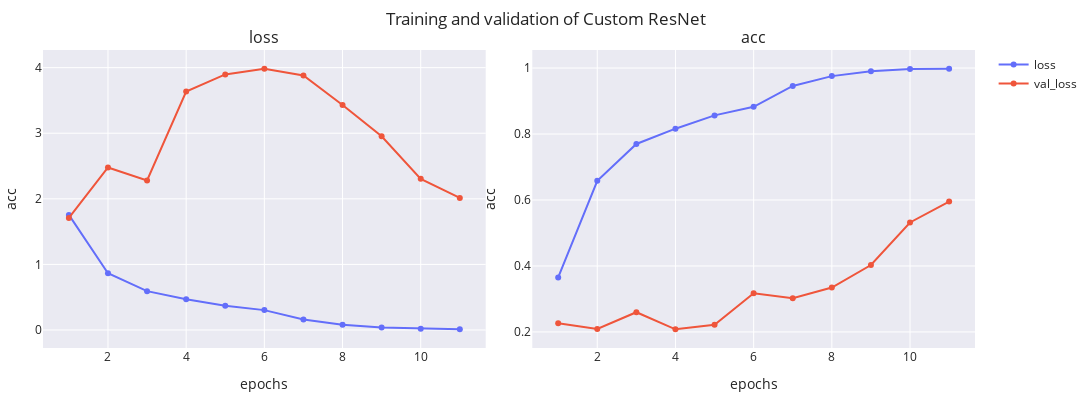

This figure's notebook cell:
### Markdown cell above
### 2.3 Model with residual connections

### Code cell
resnet = CustomResNet(num_classes=5)
optimizer = Adam(learning_rate=1e-3)
resnet.compile(optimizer=optimizer, loss="sparse_categorical_crossentropy", metrics=[SparseCategoricalAccuracy('acc')])
resnet_history = train_model(
    resnet,
    train_dataset,
    val_dataset,
    path=model_dir,
    epochs=50,
    verbose=1,
    lr_patience=5,
    val_patience=10,
).history
print(
    f"Final loss: training -> {resnet_history['loss'][-1]:.2f}, validation -> {resnet_history['val_loss'][-1]:.2f}"
)
print(
    f"Final accuracy: training -> {resnet_history['acc'][-1]:.2f}, validation -> {resnet_history['val_acc'][-1]:.2f}"
)
plot_history(resnet_history, ['loss', 'acc'], name='Custom ResNet')

### Figure 1 — Plotly figure (JSON) as saved in the notebook; plotly's stock layout.template omitted (floating-point values rounded to 4 significant figures)
{"data": [{"line": {"color": "#636EFA"}, "marker": {"color": "#636EFA"}, "mode": "lines+markers", "name": "loss", "showlegend": true, "type": "scatter", "x": [1, 2, 3, 4, 5, 6, 7, 8, 9, 10, 11], "xaxis": "x", "y": [1.755, 0.8654, 0.5926, 0.4676, 0.3707, 0.3034, 0.1591, 0.07892, 0.0378, 0.01858, 0.0102], "yaxis": "y"}, {"line": {"color": "#EF553B"}, "marker": {"color": "#EF553B"}, "mode": "lines+markers", "name": "val_loss", "showlegend": true, "type": "scatter", "x": [1, 2, 3, 4, 5, 6, 7, 8, 9, 10, 11], "xaxis": "x", "y": [1.708, 2.478, 2.279, 3.636, 3.897, 3.984, 3.88, 3.43, 2.954, 2.305, 2.014], "yaxis": "y"}, {"line": {"color": "#636EFA"}, "marker": {"color": "#636EFA"}, "mode": "lines+markers", "name": "acc", "showlegend": false, "type": "scatter", "x": [1, 2, 3, 4, 5, 6, 7, 8, 9, 10, 11], "xaxis": "x2", "y": [0.3652, 0.6583, 0.7698, 0.8162, 0.8565, 0.8825, 0.9458, 0.9756, 0.9906, 0.9969, 0.9983], "yaxis": "y2"}, {"line": {"color": "#EF553B"}, "marker": {"color": "#EF553B"}, "mode": "lines+markers", "name": "val_acc", "showlegend": false, "type": "scatter", "x": [1, 2, 3, 4, 5, 6, 7, 8, 9, 10, 11], "xaxis": "x2", "y": [0.2266, 0.2088, 0.2598, 0.2078, 0.2217, 0.3172, 0.3023, 0.3345, 0.4028, 0.5319, 0.5952], "yaxis": "y2"}], "layout": {"annotations": [{"font": {"size": 16}, "showarrow": false, "text": "loss", "x": 0.2375, "xanchor": "center", "xref": "paper", "y": 1.0, "yanchor": "bottom", "yref": "paper"}, {"font": {"size": 16}, "showarrow": false, "text": "acc", "x": 0.7625, "xanchor": "center", "xref": "paper", "y": 1.0, "yanchor": "bottom", "yref": "paper"}], "height": 400, "margin": {"b": 10, "l": 10, "r": 10, "t": 50}, "title": {"text": "Training and validation of Custom ResNet"}, "width": 1200, "xaxis": {"anchor": "y", "domain": [0.0, 0.475], "title": {"text": "epochs"}}, "xaxis2": {"anchor": "y2", "domain": [0.525, 1.0], "title": {"text": "epochs"}}, "yaxis": {"anchor": "x", "domain": [0.0, 1.0], "title": {"text": "acc"}}, "yaxis2": {"anchor": "x2", "domain": [0.0, 1.0], "title": {"text": "acc"}}}}
